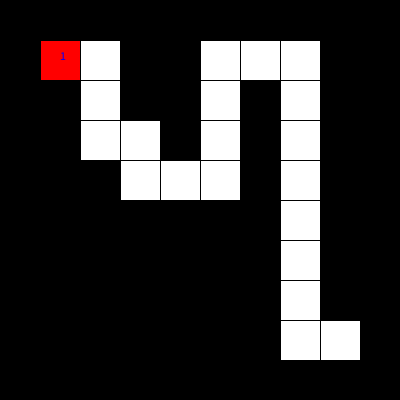
Frame 1 (no input)
Frame 60 (the mouse pressed at the canvas centre just before this capture): identical to frame 1, image omitted
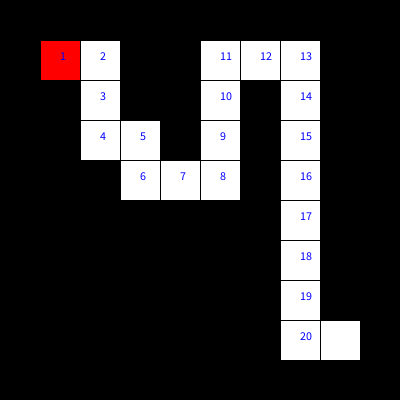
Frame 120 (the mouse held since frame 60 and released just before this capture)

The Processing sketch that drew these frames (run headless with seeded random() and noise(); from frame 60 on, the mouse is pressed at the canvas centre):

// Processing sketch: week15_07_maze_DFS_visited_step_mousePressed_move
// ── week15_07_maze_DFS_visited_step_mousePressed_move.pde
//week15_07_maze_DFS_visited_step_mousePressed_move
int [][] maze = {
  {1,1,1,1,1,1,1,1,1,1},
  {1,0,0,1,1,0,0,0,1,1},
  {1,1,0,1,1,0,1,0,1,1},
  {1,1,0,0,1,0,1,0,1,1},
  {1,1,1,0,0,0,1,0,1,1},
  {1,1,1,1,1,1,1,0,1,1},
  {1,1,1,1,1,1,1,0,1,1},
  {1,1,1,1,1,1,1,0,1,1},
  {1,1,1,1,1,1,1,0,0,1},
  {1,1,1,1,1,1,1,1,1,1},
  {1,0,0,0,1,0,0,0,1,1},
  {1,1,0,1,1,0,1,0,1,1},
  {1,1,0,0,1,0,1,0,1,1},
  {1,1,1,0,0,0,1,0,1,1},
  {1,0,1,1,0,1,1,0,1,1},
  {1,0,0,0,0,1,1,0,1,1},
  {1,0,1,1,1,1,1,0,1,1},
  {1,0,0,0,0,0,1,0,0,1},
  {1,1,1,1,1,1,1,1,1,1},
};
int [][] visited = new int[20][20];
int startI = 1, startJ = 1, I = 1, J = 1, step = 1;
void setup(){
  size(400,400);
  visited[I][J] = step;
}
void draw(){
  for(int i=0;i<maze.length;i++){
    for(int j=0; j<maze[0].length;j++){
      if(maze[i][j]==1) fill(0);
      else fill(255);
      rect(j*40,i*40,40,40);
    }
  }
  fill(255,0,0);
  rect(startJ*40,startI*40,40,40);
  for(int i=0;i<maze.length;i++){
    for(int j=0;j<maze[0].length;j++){
      if(visited[i][j]>0){
        fill(0,0,255);
        text(""+visited[i][j],j*40+20,i*40+20);
      }
    }
  }
}
boolean DFS(int i,int j, int s){
  if(i==8 && j==8) return true; //走到目的地
  if(maze[i][j]==1) return false; // 擋住不能走
  if(visited[i][j]>0) return false; //走過，不要再來
  visited[i][j] = s;
  if(DFS(i+1,j,s+1)) return true;
  if(DFS(i-1,j,s+1)) return true;
  if(DFS(i,j+1,s+1)) return true;
  if(DFS(i,j-1,s+1)) return true;
  visited[i][j] = 0;
  return false;
}
void mousePressed(){
  visited[1][1] = 0;
  DFS(1,1,1);
}
